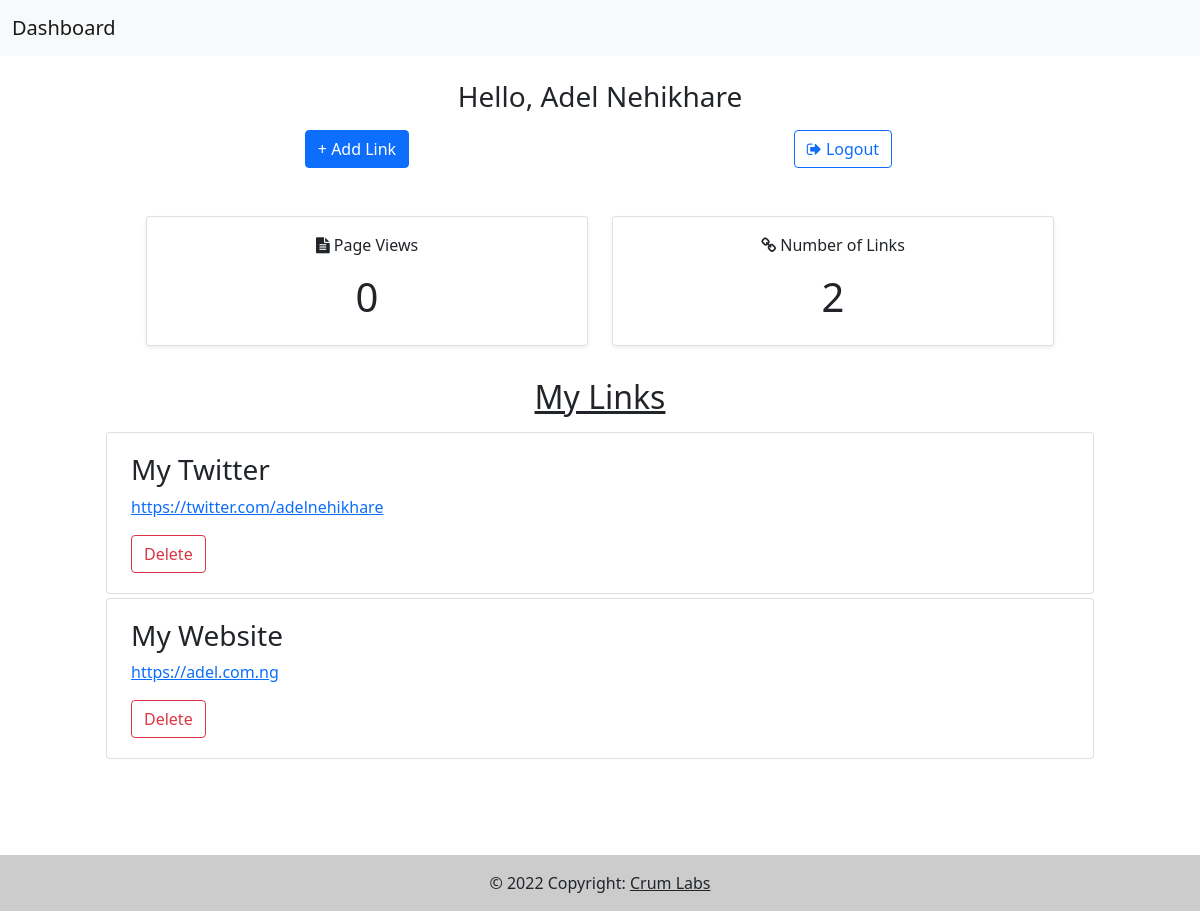
Page /account/dashboard (signed in) on the earlier database version.
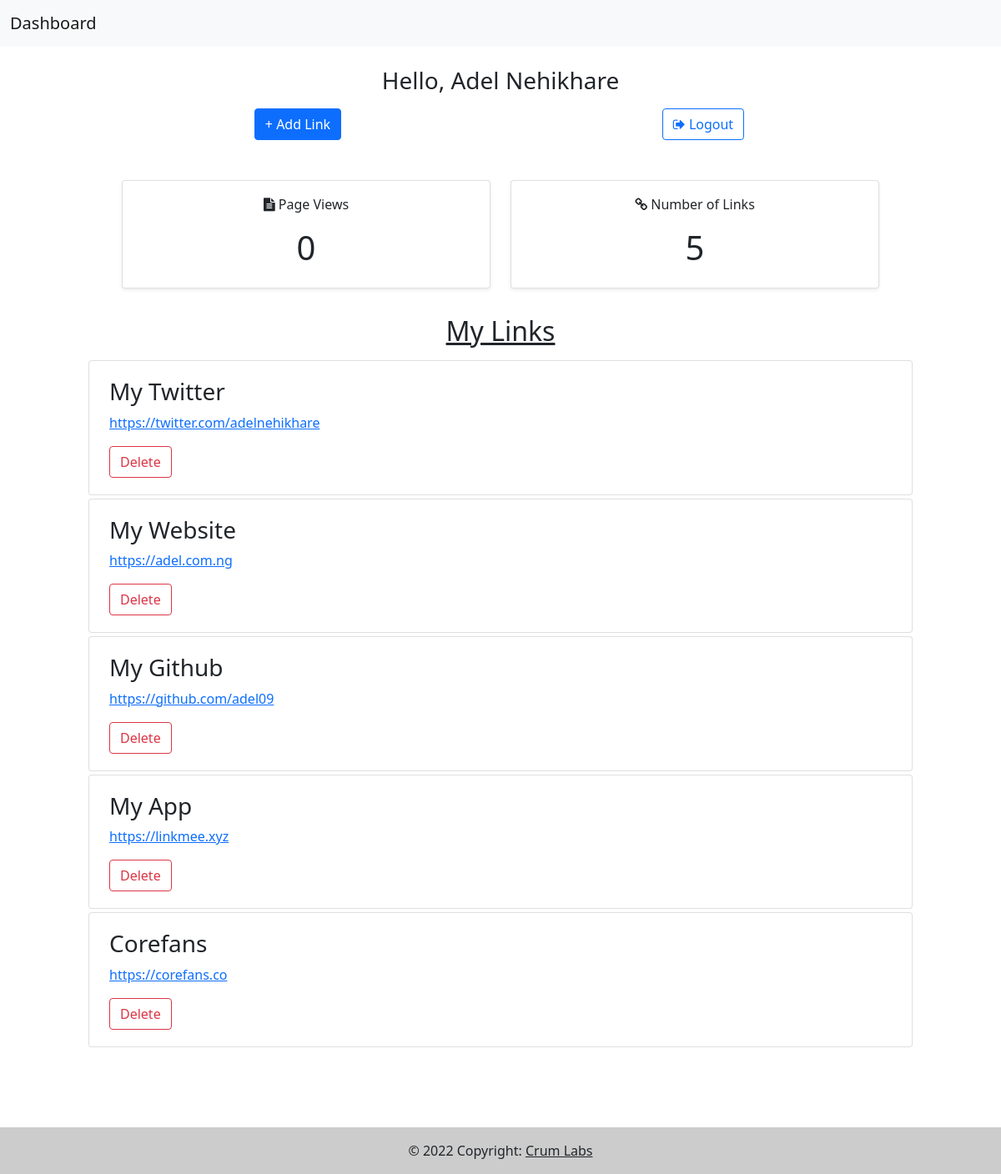
Same page on the later database version.
### mainapp/models.py (models this page shows, shortened)
class Link(models.Model):
    title = models.CharField(max_length=45)
    url = models.CharField(max_length=75)
    count = models.IntegerField(default=0)
    page = models.ForeignKey(Page, on_delete=models.CASCADE, related_name='links')

### mainapp/views.py (the view)
# urls.py: path('account/dashboard', views.dashboard, name='dashboard'),
def dashboard(request):
    user = User.objects.get(username=request.user)
    page = Page.objects.get(owner = user)
    links = Link.objects.filter(page = page)
    context = {'title': 'My Links | LinkMe',
                    'user': user,
                    'page': page,
                    'links' : links}
    return render(request, 'dash.html', context)

### mainapp/templates/dash.html (shortened to what this page needs)
{% extends 'dashbase.html' %}
{% block content %}
<div class="container px-md-5">
    <div class="text-center mt-4 mb-5">
        <h3 class="mb-2">Hello, {{ page.name }}</h3>
        <div class="row px-5 mt-3">
            <div class="col-6">
                <form method="get" action="{% url 'add-link' %}">
                    <button type="submit" class="btn btn-primary">+ Add Link</button>
                </form>
            </div>
            <div class="col-6">
            <form method="POST" action="{% url 'logoutuser' %}">
                <button type="submit" class="btn btn-outline-primary"><i class="fa fa-sign-out"></i> Logout</button>
        </form>
            </div>
        </div>
    </div>
    <div class="row px-md-5 mx-2 mb-3">
        <div class="col-md-6 mb-3">
            <div class="card shadow-sm text-center">
                <div class="card-body">
                  <p><i class="fa fa-file-text" aria-hidden="true"></i> Page Views</p>
                    <h1>{{ page.views }}</h1>
                </div>
              </div>
        </div>
        <div class="col-md-6 mb-3">
            <div class="card shadow-sm text-center">
                <div class="card-body">
                  <p><i class="fa fa-link" aria-hidden="true"></i> Number of Links </p>
                    <h1>{{ links.count }}</h1>
                </div>
              </div>
        </div>
    </div>
    <div class="container">
        <div class="text-center mb-3">
            <h2 class="text-decoration-underline">My Links</h2>
        </div>
        {% for link in links %}
        <div class="card mx-3 py-1 mb-1">
            <div class="card-body">
              <div class="row px-2">
                      <h3 class="mb-2"> {{link.title}} </h3>
                  <p> <a class="" href="{{link.url}}" target="_blank"> {{link.url}} </a> </p>
                  <form method="post" action="{% url 'delete' link.id %}">
                    <button type="submit" class="btn btn-outline-danger">Delete</button>
                  </form>
              </div>
            </div>
          </div>
        {% endfor %}
    </div>
</div>
{% endblock %}

Differences in the rows shown:
added Link: title "My Github", url "https://github.com/adel09"
added Link: title "My App", url "https://linkmee.xyz"
added Link: title "Corefans", url "https://corefans.co"
Other differences:
{{ links.count }}: "2" → "5"
